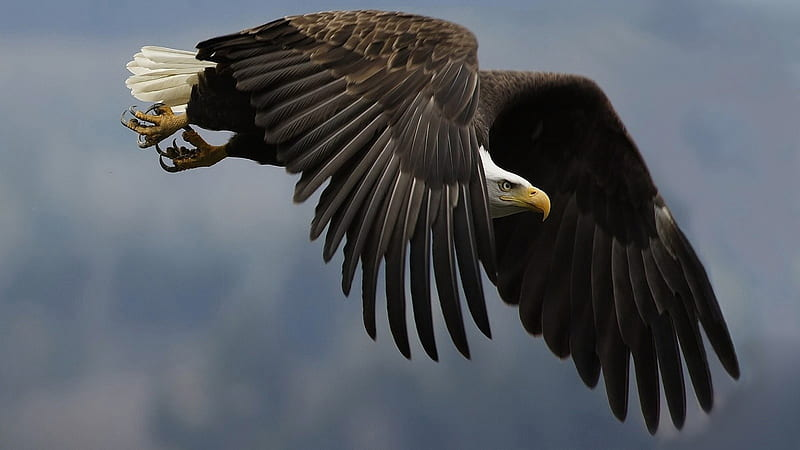
#> input picture TuteDude_Python/Assignment14/OpenCV/eagle.jpg, 800 x 450 px
$ python median_blur.py
#> lines starting #> are read from the running program, lines starting #| are printed output that depends on the picture
import cv2

img = cv2.imread('eagle.jpg')
#> img is the input picture: shape (450, 800, 3); mean B, G, R 98, 91, 86.1
resize = cv2.resize(img, (640 , 640))
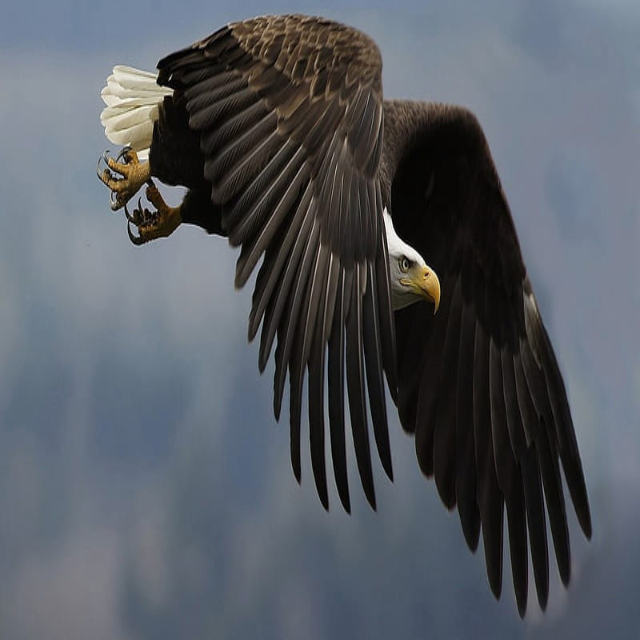
#> resize: shape (640, 640, 3); mean B, G, R 98, 90.9, 86

blur = cv2.medianBlur(resize, 7)

cv2.imshow('Original Image', resize)
cv2.imshow('Median Blur', blur)
cv2.waitKey(0)
cv2.destroyAllWindows()

$ run again, with TuteDude_Python/Assignment14/OpenCV/im2.jpg copied over TuteDude_Python/Assignment14/OpenCV/eagle.jpg
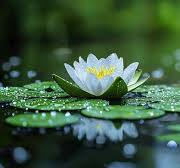
#> input picture TuteDude_Python/Assignment14/OpenCV/im2.jpg, 180 x 168 px
#> img is the input picture: shape (168, 180, 3); mean B, G, R 62.7, 87.9, 58.9
#> `resize = cv2.resize(img, (640 , 640))`:
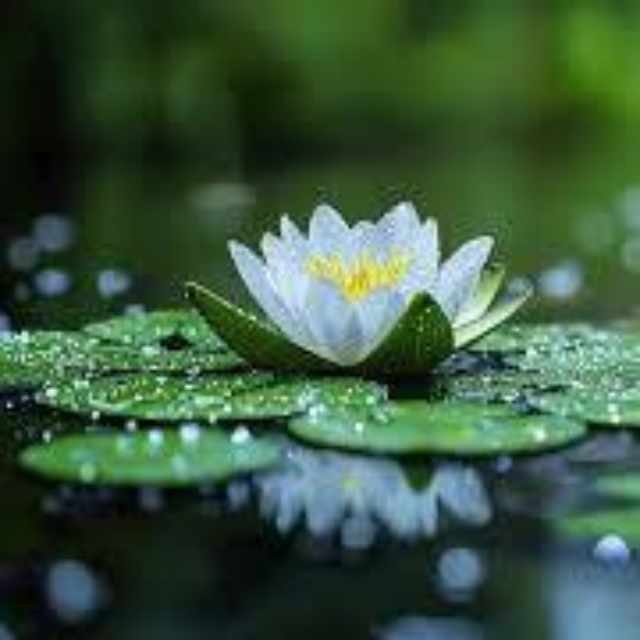
#> resize: shape (640, 640, 3); mean B, G, R 62.5, 87.8, 58.7
